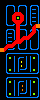

The image is a tile-based game level rendered from a .tmx file. Its description and complete source (layers, tilesets, objects, tile grids) follow:
An orthogonal 10x25 tile map with 4x4 px tiles, 1 tile layer (Capa de Patrones 1).

<map version="1.0" tiledversion="1.0.2" orientation="orthogonal" renderorder="right-down" width="10" height="25" tilewidth="4" tileheight="4" nextobjectid="1">
 <tileset firstgid="1" source="tilesetFactory.tsx" />
 <layer name="Capa de Patrones 1" width="10" height="25">
  <data encoding="csv">
13,13,13,13,13,13,13,13,13,13,
13,1,6,2,1,6,2,1,6,2,
13,5,13,5,5,13,5,5,6,5,
13,5,13,7,4,8,5,5,6,5,
13,5,13,4,3,4,5,5,6,5,
13,5,13,11,4,12,5,5,6,5,
13,9,6,10,4,6,10,9,7,14,
13,1,6,2,4,6,2,1,4,2,
13,5,6,5,4,13,5,7,12,5,
13,5,6,5,4,7,4,12,13,5,
13,5,6,7,4,12,5,5,13,5,
13,7,4,12,5,13,5,5,13,5,
14,12,6,10,9,6,10,9,6,10,
13,1,6,6,6,6,6,6,6,2,
13,5,3,5,1,6,5,5,3,5,
13,5,13,5,5,15,5,5,13,5,
13,5,13,5,5,15,5,5,13,5,
13,5,3,5,5,6,10,5,3,5,
13,9,6,6,6,6,6,6,6,10,
13,1,6,6,6,6,6,6,6,2,
13,5,3,5,1,6,5,5,3,5,
13,5,13,5,5,16,5,5,13,5,
13,5,13,5,5,16,5,5,13,5,
13,5,3,5,5,6,10,5,3,5,
13,9,6,6,6,6,6,6,6,10
</data>
 </layer>
</map>
